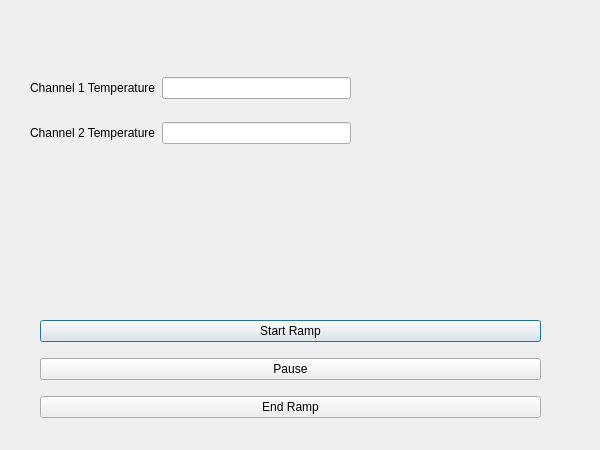
<?xml version="1.0" encoding="UTF-8"?>
<ui version="4.0">
 <class>Main</class>
 <widget class="QDialog" name="Main">
  <property name="geometry">
   <rect>
    <x>0</x>
    <y>0</y>
    <width>600</width>
    <height>450</height>
   </rect>
  </property>
  <property name="windowTitle">
   <string>Dialog</string>
  </property>
  <widget class="QWidget" name="gridLayoutWidget">
   <property name="geometry">
    <rect>
     <x>20</x>
     <y>310</y>
     <width>561</width>
     <height>121</height>
    </rect>
   </property>
   <layout class="QGridLayout" name="gridLayout">
    <item row="1" column="0">
     <spacer name="horizontalSpacer">
      <property name="orientation">
       <enum>Qt::Horizontal</enum>
      </property>
      <property name="sizeType">
       <enum>QSizePolicy::Fixed</enum>
      </property>
      <property name="sizeHint" stdset="0">
       <size>
        <width>20</width>
        <height>20</height>
       </size>
      </property>
     </spacer>
    </item>
    <item row="0" column="1">
     <widget class="QPushButton" name="pushButton">
      <property name="text">
       <string>Start Ramp</string>
      </property>
     </widget>
    </item>
    <item row="1" column="1">
     <widget class="QPushButton" name="pushButton_2">
      <property name="text">
       <string>Pause</string>
      </property>
     </widget>
    </item>
    <item row="2" column="1">
     <widget class="QPushButton" name="pushButton_3">
      <property name="text">
       <string>End Ramp</string>
      </property>
     </widget>
    </item>
    <item row="1" column="2">
     <spacer name="horizontalSpacer_2">
      <property name="orientation">
       <enum>Qt::Horizontal</enum>
      </property>
      <property name="sizeType">
       <enum>QSizePolicy::Fixed</enum>
      </property>
      <property name="sizeHint" stdset="0">
       <size>
        <width>40</width>
        <height>20</height>
       </size>
      </property>
     </spacer>
    </item>
   </layout>
  </widget>
  <widget class="QWidget" name="verticalLayoutWidget">
   <property name="geometry">
    <rect>
     <x>30</x>
     <y>60</y>
     <width>321</width>
     <height>101</height>
    </rect>
   </property>
   <layout class="QVBoxLayout" name="verticalLayout_2">
    <item>
     <layout class="QHBoxLayout" name="horizontalLayout_4">
      <item>
       <widget class="QLabel" name="label_4">
        <property name="text">
         <string>Channel 1 Temperature</string>
        </property>
       </widget>
      </item>
      <item>
       <widget class="QLineEdit" name="lineEdit_4"/>
      </item>
     </layout>
    </item>
    <item>
     <layout class="QHBoxLayout" name="horizontalLayout_5">
      <item>
       <widget class="QLabel" name="label_5">
        <property name="text">
         <string>Channel 2 Temperature</string>
        </property>
       </widget>
      </item>
      <item>
       <widget class="QLineEdit" name="lineEdit_5"/>
      </item>
     </layout>
    </item>
   </layout>
  </widget>
 </widget>
 <resources/>
 <connections/>
</ui>
